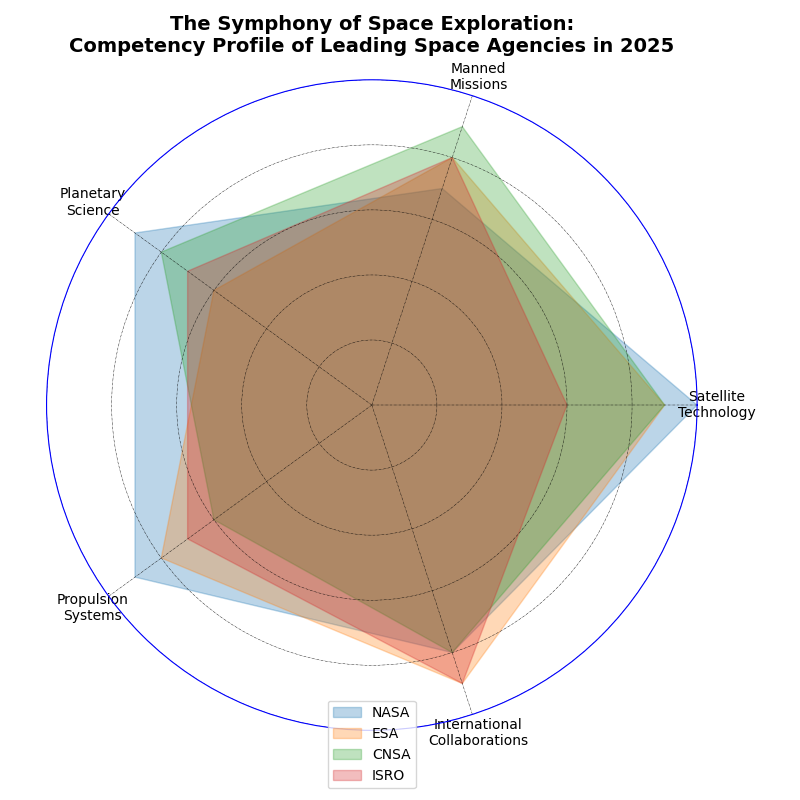

Generate this figure with Python:
import matplotlib.pyplot as plt
import numpy as np

agencies = ['NASA', 'ESA', 'CNSA', 'ISRO']
domains = ['Satellite\nTechnology', 'Manned\nMissions', 'Planetary\nScience', 
           'Propulsion\nSystems', 'International\nCollaborations']

competency_scores = np.array([
    [10, 7, 9, 9, 8],  # NASA
    [9, 8, 6, 8, 9],   # ESA
    [9, 9, 8, 6, 8],   # CNSA
    [6, 8, 7, 7, 9]    # ISRO
])

num_vars = len(domains)
angles = np.linspace(0, 2 * np.pi, num_vars, endpoint=False).tolist()
angles += angles[:1]

fig, ax = plt.subplots(figsize=(8, 8), subplot_kw=dict(polar=True))
ax.set_ylim(0, 10)

# Manually assigned shuffled colors
colors = ['#1f77b4', '#ff7f0e', '#2ca02c', '#d62728']  # Blue, Orange, Green, Red

for i, agency in enumerate(agencies):
    values = competency_scores[i].tolist()
    values += values[:1]
    
    ax.fill(angles, values, alpha=0.3, label=agency, color=colors[i])

ax.set_yticklabels([])
ax.set_xticks(angles[:-1])
ax.set_xticklabels(domains, fontsize=10, ha='center')

ax.spines['polar'].set_color('blue')
ax.grid(True, color='black', linestyle='-.', linewidth=0.3)

plt.title('The Symphony of Space Exploration:\nCompetency Profile of Leading Space Agencies in 2025',
          fontsize=14, fontweight='bold', pad=20)
plt.legend(loc='lower center', bbox_to_anchor=(0.5, -0.1), fontsize=10)

plt.tight_layout()
plt.show()
